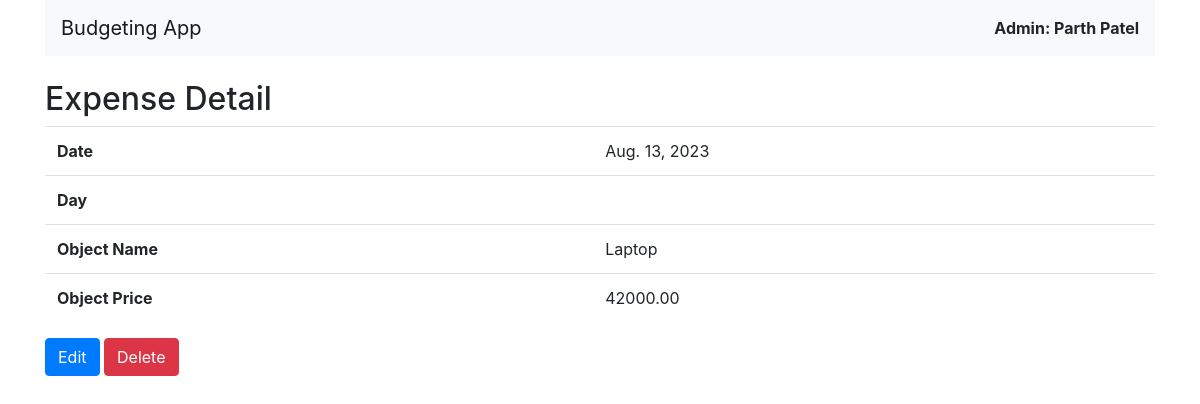
The page /expenses/1/ on the database its author committed.
### expenses/models.py (models this page shows, shortened)
class Expense(models.Model):
    date = models.DateField(auto_now_add=True)
    day = models.CharField(max_length=10)
    object_name = models.CharField(max_length=100)
    object_price = models.DecimalField(max_digits=10, decimal_places=2)

### expenses/views.py (the view)
# urls.py: path('<int:pk>/', views.expense_detail, name='expense_detail'),
def expense_detail(request, pk):
    expense = get_object_or_404(Expense, pk=pk)
    return render(request, 'expenses/expense_detail.html', {'expense': expense})

### expenses/templates/expenses/expense_detail.html
{% extends 'base.html' %}
{% block content %}
  <h2>Expense Detail</h2>
  <table class="table">
    <tr>
      <th>Date</th>
      <td>{{ expense.date }}</td>
    </tr>
    <tr>
      <th>Day</th>
      <td>{{ expense.day }}</td>
    </tr>
    <tr>
      <th>Object Name</th>
      <td>{{ expense.object_name }}</td>
    </tr>
    <tr>
      <th>Object Price</th>
      <td>{{ expense.object_price }}</td>
    </tr>
  </table>
  <a href="{% url 'expense_update' expense.pk %}" class="btn btn-primary">Edit</a>
  <a href="{% url 'expense_delete' expense.pk %}" class="btn btn-danger">Delete</a>
{% endblock %}

### rows shown on the page
Expense: date "Aug. 13, 2023", object_name "Laptop", object_price "42000.00"
